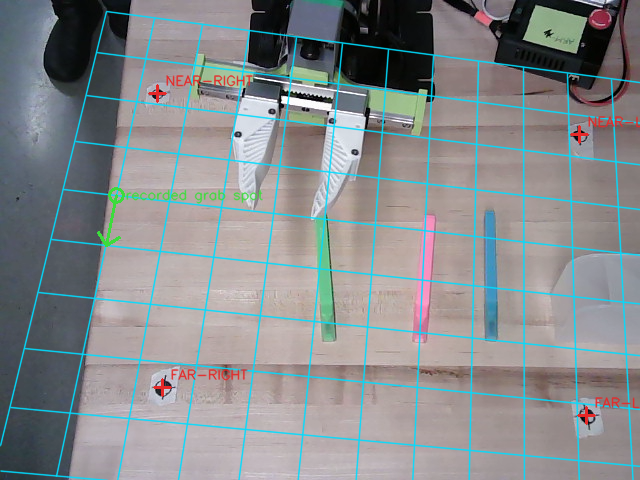
#> input picture media/calibration_grid.png, 640 x 480 px
$ python -i vision.py   (imports and definitions only)
#> lines starting #> are read from the running program, lines starting #| are printed output that depends on the picture; after the words box and inside, x2 and y2 are one past the last pixel; in counts of white or black regions, pixels touching at a corner belong together
"""Find highlighters in a camera frame by colour and convert them to table positions.

Table coordinates: centimetres relative to the MAIN tape mark (forward = away from the arm, left =
arm's left), via camera_calib.json from calib_camera.py.

Standalone test (arm folded to rest so it doesn't hide the table):
  python ~/rebot_lerobot/llm_arm/vision.py            # prints detections, saves vision_debug.png
"""

from __future__ import annotations

import _env  # noqa: F401  (re-launches inside the rebot env if needed)

import json
import math
from pathlib import Path

import cv2
import numpy as np

HERE = Path(__file__).resolve().parent
CALIB = HERE / "camera_calib.json"

# OpenCV HSV: hue 0-179. Tuned for bright highlighter plastic; adjust after looking at vision_debug.png.
COLOURS = {
    "pink":   [((140, 70, 90), (179, 255, 255)), ((0, 90, 120), (6, 255, 255))],
    "yellow": [((18, 90, 120), (33, 255, 255))],
    "orange": [((7, 120, 120), (17, 255, 255))],
    "green":  [((45, 80, 70), (85, 255, 255))],   # NOTE: the arm's lime parts are green too
    "blue":   [((90, 100, 70), (125, 255, 255))],
}
MIN_AREA_PX = 120
ZONE_CM = {"forward": (-12.0, 9.0), "left": (-12.0, 12.0)}  # search area around the main mark


def load_calib() -> np.ndarray:
    if not CALIB.exists():
        raise FileNotFoundError("camera_calib.json missing - run calib_camera.py first")
    return np.array(json.loads(CALIB.read_text())["H_pixel_to_cm"], dtype=np.float64)
#> (reads camera_calib.json from the repository)


def px_to_cm(H: np.ndarray, pts) -> np.ndarray:
    return cv2.perspectiveTransform(np.asarray(pts, np.float64).reshape(-1, 1, 2), H).reshape(-1, 2)


def zone_polygon_px(H: np.ndarray) -> np.ndarray:
    """Search area = the quadrilateral of the 4 clicked fiducials (falls back to ZONE_CM)."""
    cal = json.loads(CALIB.read_text()) if CALIB.exists() else {}
    if len(cal.get("pixels", [])) >= 4:
        return np.array(cal["pixels"], np.float64)
    (f0, f1), (l0, l1) = ZONE_CM["forward"], ZONE_CM["left"]
    corners_cm = np.array([[f0, l0], [f0, l1], [f1, l1], [f1, l0]], np.float64)
    return cv2.perspectiveTransform(corners_cm.reshape(-1, 1, 2), np.linalg.inv(H)).reshape(-1, 2)


def zone_polygon_cm() -> np.ndarray:
    cal = json.loads(CALIB.read_text())
    return np.array(cal["marks_cm"], np.float64)


def inside_zone_cm(forward_cm: float, left_cm: float) -> bool:
    poly = zone_polygon_cm().astype(np.float32).reshape(-1, 1, 2)
    return cv2.pointPolygonTest(poly, (float(forward_cm), float(left_cm)), False) >= 0


def zone_mask(H: np.ndarray, shape) -> np.ndarray:
    corners_px = zone_polygon_px(H)
    m = np.zeros(shape[:2], np.uint8)
    cv2.fillPoly(m, [corners_px.astype(np.int32)], 255)
    # stay ~10 px inside the fiducials so their tape isn't picked up
    m = cv2.erode(m, np.ones((21, 21), np.uint8))
    return m, corners_px


def find(frame_rgb: np.ndarray, H: np.ndarray | None = None, debug_path: Path | None = None) -> tuple[list[dict], np.ndarray]:
    """Returns (detections, annotated BGR image)."""
    H = load_calib() if H is None else H
    bgr = cv2.cvtColor(frame_rgb, cv2.COLOR_RGB2BGR)
#> bgr is the input picture: shape (480, 640, 3); mean B, G, R 140.4, 138.6, 134.9
    hsv = cv2.cvtColor(bgr, cv2.COLOR_BGR2HSV)
#> hsv: shape (480, 640, 3); mean H, S, V 71, 44.8, 151.3
    zone, zone_px = zone_mask(H, bgr.shape)
#> in zone_mask, `cv2.fillPoly(m, [corners_px.astype(np.int32)], 255)`:
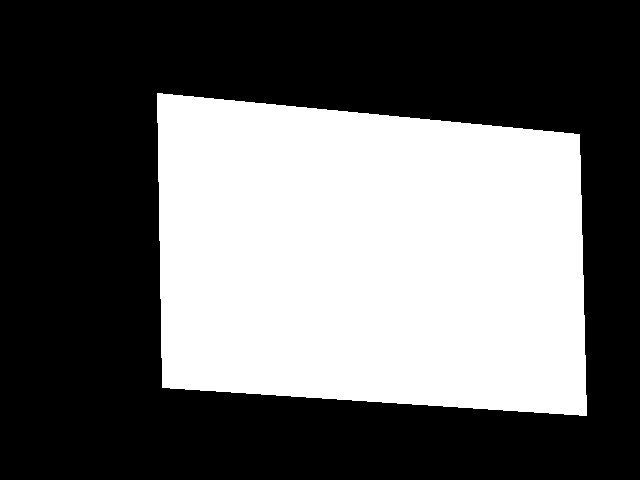
#> m: shape (480, 640); 39.8% white; 1 white region, box (x1, y1, x2, y2) and area: (157, 93, 587, 416) 122116
    vis = bgr.copy()
    cv2.polylines(vis, [zone_px.astype(np.int32)], True, (255, 255, 255), 1)
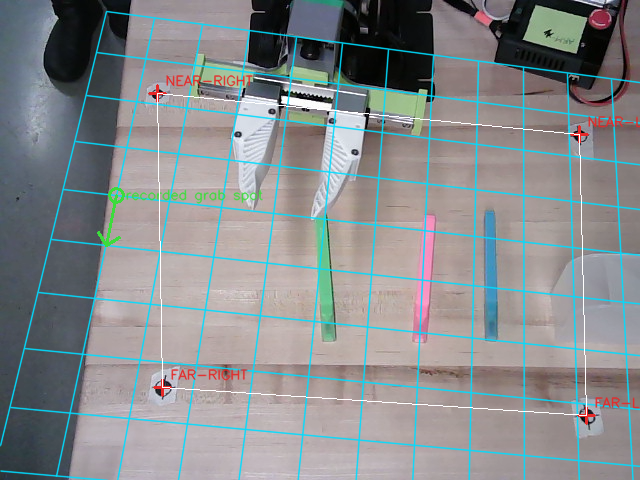
#> vis: shape (480, 640, 3); 0.46% of pixels changed, all inside (x1, y1, x2, y2) = (157, 93, 587, 416)
    kernel = np.ones((5, 5), np.uint8)
    found = []
    for name, ranges in COLOURS.items():
        mask = np.zeros(hsv.shape[:2], np.uint8)
        for lo, hi in ranges:
            mask |= cv2.inRange(hsv, np.array(lo), np.array(hi))
        mask &= zone
        mask = cv2.morphologyEx(mask, cv2.MORPH_OPEN, kernel)
        mask = cv2.morphologyEx(mask, cv2.MORPH_CLOSE, kernel)
        contours, _ = cv2.findContours(mask, cv2.RETR_EXTERNAL, cv2.CHAIN_APPROX_SIMPLE)
        for c in contours:
            if cv2.contourArea(c) < MIN_AREA_PX:
                continue
            (cx, cy), (w, h), ang = cv2.minAreaRect(c)
            # long-axis end points in pixels -> table cm, to get length and direction on the table
            a = math.radians(ang if w >= h else ang + 90)
            half = max(w, h) / 2
            ends_px = [(cx - half * math.cos(a), cy - half * math.sin(a)), (cx + half * math.cos(a), cy + half * math.sin(a))]
            centre_cm = px_to_cm(H, [(cx, cy)])[0]
            ends_cm = px_to_cm(H, ends_px)
            d = ends_cm[1] - ends_cm[0]
            length_cm = float(np.hypot(*d))
            # direction of the long axis on the table, 0 deg = pointing forward (away from arm), +90 = left
            axis_deg = (math.degrees(math.atan2(d[1], d[0])) + 180) % 180
            if axis_deg > 90:
                axis_deg -= 180
            det = {"colour": name, "forward_cm": round(float(centre_cm[0]), 1), "left_cm": round(float(centre_cm[1]), 1),
                   "length_cm": round(length_cm, 1), "axis_deg": round(axis_deg, 0), "pixel": [int(cx), int(cy)],
                   "area_px": int(cv2.contourArea(c))}
            found.append(det)
            box = cv2.boxPoints(((cx, cy), (w, h), ang)).astype(np.int32)
            cv2.drawContours(vis, [box], 0, (0, 0, 255), 2)
            cv2.putText(vis, f"{name} f{det['forward_cm']:+.0f} l{det['left_cm']:+.0f}", (int(cx) + 6, int(cy) - 6),
                        cv2.FONT_HERSHEY_SIMPLEX, 0.45, (0, 0, 255), 1)
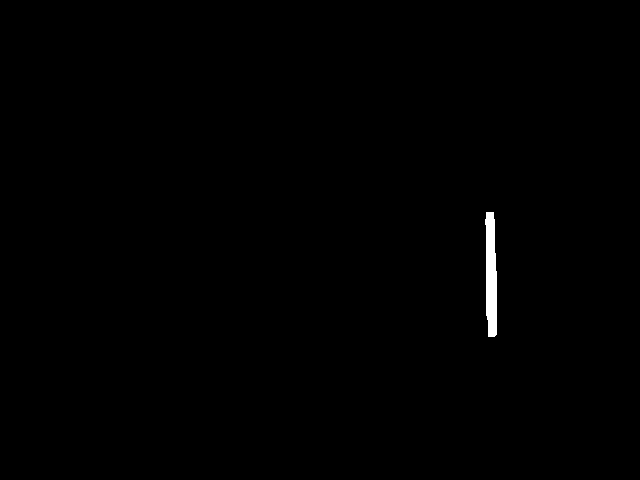
#> mask: shape (480, 640); 0.4% white; 1 white region, box (x1, y1, x2, y2) and area: (485, 212, 497, 337) 1233
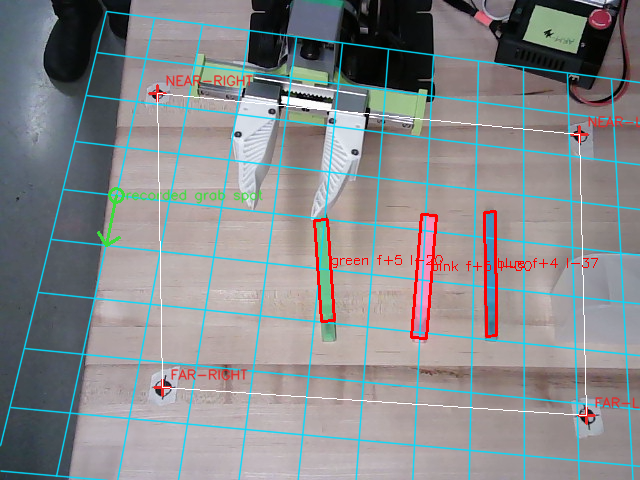
#> vis: shape (480, 640, 3); 0.93% of pixels changed, all inside (x1, y1, x2, y2) = (313, 210, 598, 340)
#> after the loop, found = 3 items
    # mark the main tape point for reference
    o = cv2.perspectiveTransform(np.array([[[0.0, 0.0]]]), np.linalg.inv(H)).reshape(2)
#> o = [116.2, 194.7]
    cv2.drawMarker(vis, (int(o[0]), int(o[1])), (255, 255, 0), cv2.MARKER_CROSS, 14, 2)
#> vis: shape (480, 640, 3); 0.03% of pixels changed, all inside (x1, y1, x2, y2) = (108, 186, 125, 203)
    found.sort(key=lambda d: -d["area_px"])
    if debug_path is not None:
        cv2.imwrite(str(debug_path), vis)
    return found, vis


# [39 lines not run here, left out]

>>> import cv2
>>> picture = cv2.cvtColor(cv2.imread('media/calibration_grid.png'), cv2.COLOR_BGR2RGB)
>>> result = find(picture)
